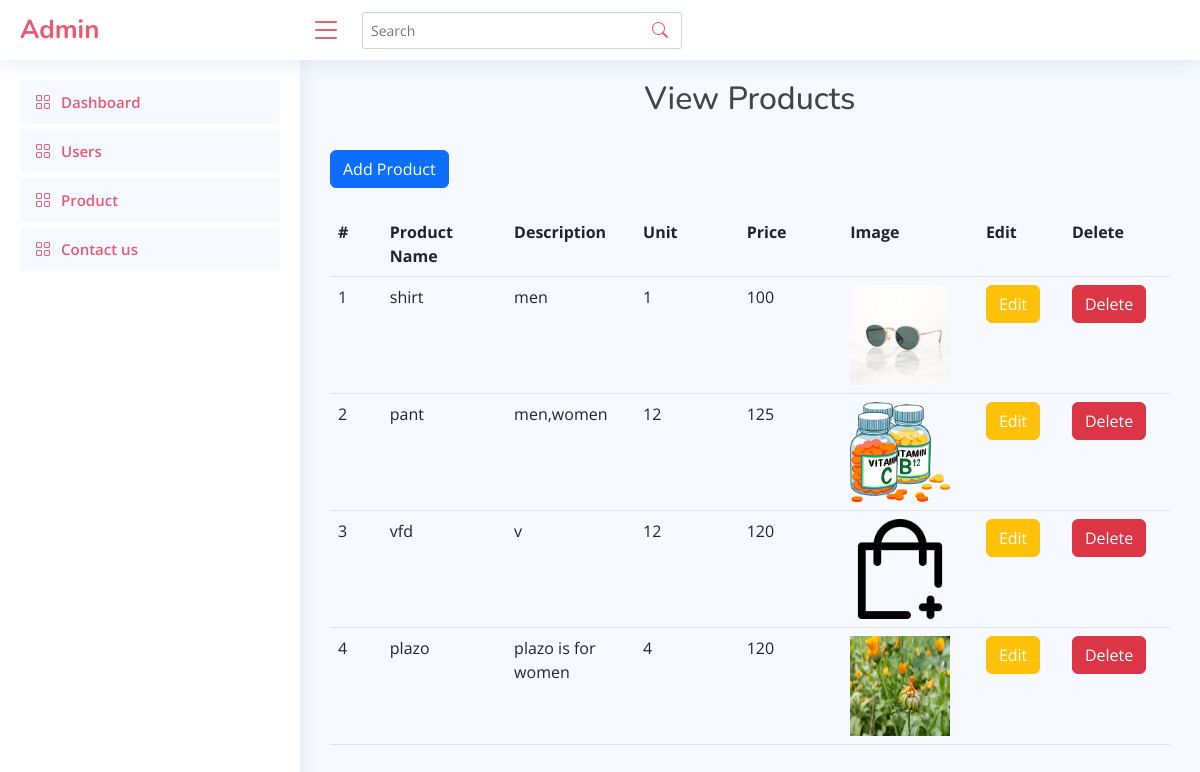
/admin/product.php, run on an earlier commit of the app's database.
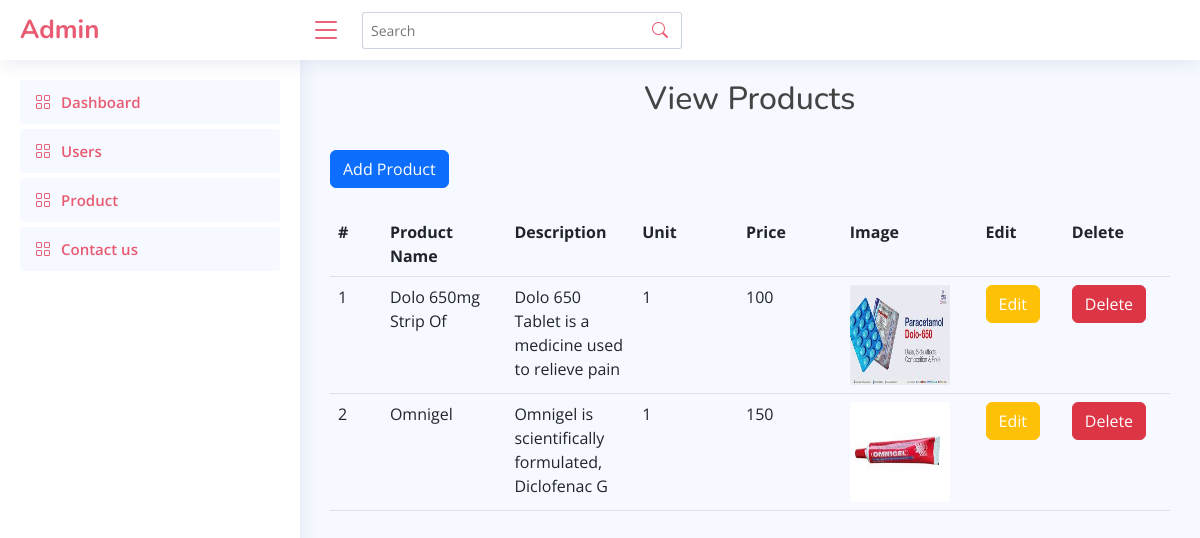
And on a later commit of the database.
### tables this page shows
CREATE TABLE `product` (
  `prod_no` int(4) NOT NULL,
  `prod_name` varchar(20) NOT NULL,
  `description` varchar(50) NOT NULL,
  `unit` varchar(10) NOT NULL,
  `price` int(10) NOT NULL,
  `image` varchar(500) NOT NULL
);

### admin/product.php (the view, shortened to what this page needs)
<!DOCTYPE html>
<html lang="en">
<head>
    <link href="assets/vendor/bootstrap/css/bootstrap.min.css" rel="stylesheet">
    <link href="assets/vendor/bootstrap-icons/bootstrap-icons.css" rel="stylesheet">
    <link href="assets/vendor/boxicons/css/boxicons.min.css" rel="stylesheet">
    <link href="assets/vendor/quill/quill.snow.css" rel="stylesheet">
    <link href="assets/vendor/quill/quill.bubble.css" rel="stylesheet">
    <link href="assets/vendor/remixicon/remixicon.css" rel="stylesheet">
    <link href="assets/vendor/simple-datatables/style.css" rel="stylesheet">
    <link href="assets/css/style.css" rel="stylesheet">
</head>
<body>
    <header id="header" class="header fixed-top d-flex align-items-center">
        <div class="d-flex align-items-center justify-content-between">
            <a href="index.html" class="logo d-flex align-items-center">
                <span class="d-none d-lg-block">Admin</span>
            </a>
            <i class="bi bi-list toggle-sidebar-btn"></i>
        </div>
        <div class="search-bar">
            <form class="search-form d-flex align-items-center" method="POST" action="#">
                <input type="text" name="query" placeholder="Search" title="Enter search keyword">
                <button type="submit" title="Search"><i class="bi bi-search"></i></button>
            </form>
        </div>
    </header>
    <aside id="sidebar" class="sidebar">
    <ul class="sidebar-nav" id="sidebar-nav">
      <li class="nav-item">
        <a class="nav-link " href="index.php">
          <i class="bi bi-grid"></i>
          <span>Dashboard</span>
        </a>
      </li>
      <li class="nav-item">
        <a class="nav-link " href="user_admin.php">
          <i class="bi bi-grid"></i>
          <span>Users</span>
        </a>
      </li>
      <li class="nav-item">
        <a class="nav-link " href="product.php">
          <i class="bi bi-grid"></i>
          <span>Product</span>
        </a>
      </li>
      <li class="nav-item">
        <a class="nav-link " href="contact_admin.php">
          <i class="bi bi-grid"></i>
          <span>Contact us</span>
        </a>
      </li>
    </ul>
  </aside>
               <main id="main" class="main">
<?php
include 'connection.php';
$query = "SELECT * from product;";
$data = mysqli_query($conn, $query);
?>
	<h2 class="text-center">View Products</h2><br>
    <button class="btn btn-primary"><a href="./addproduct.php" class="text-white">Add Product</a></button><br><br>
	<table class="table">
		<tr>
			<th width="5%">#</th>
			<th width="12%">Product Name</th>
			<th width="10%">Description</th>
			<th width="10%">Unit</th>
            <th width="10%">Price</th>
            <th width="10%">Image</th>
			<th width="8%">Edit</th>
			<th width="8%">Delete</th>
		</tr>
	<?php
	while ($result = mysqli_fetch_assoc($data)) {
		echo "<tr>
        <td>" . $result["prod_no"] . "</td>
        <td>" . $result["prod_name"] . "</td>
        <td>" . $result["description"] . "</td>
        <td>" . $result["unit"] . "</td>
        <td>" . $result["price"] . "</td>
        <td><img src='" . $result["image"] . "' alt='image' height='100px' width='100px' /></td>
        <td><a href='edit_product.php?pid=$result[prod_no]'  class='text-white'><button class='btn btn-warning'>Edit</a></button></td>
        <td><a href='delete_product.php?pid=$result[prod_no]' class='text-white'><button class='btn btn-danger'>Delete</a></button></td>";
	}
	echo "</table>";
	?>
    </main>
</html>
</body>

What changed in the data, as far as the page shows it:
removed product: prod_no "3", prod_name "vfd", description "v", unit "12", price "120", image (picture)
removed product: prod_no "4", prod_name "plazo", description "plazo is for women", unit "4", price "120", image (picture)
changed product id 1: prod_name "shirt" → "Dolo 650mg Strip Of"; description "men" → "Dolo 650 Tablet is a medicine used to relieve pain"; image: a different picture
changed product id 2: prod_name "pant" → "Omnigel"; description "men,women" → "Omnigel is scientifically formulated, Diclofenac G"; unit "12" → "1"; price "125" → "150"; image: a different picture
